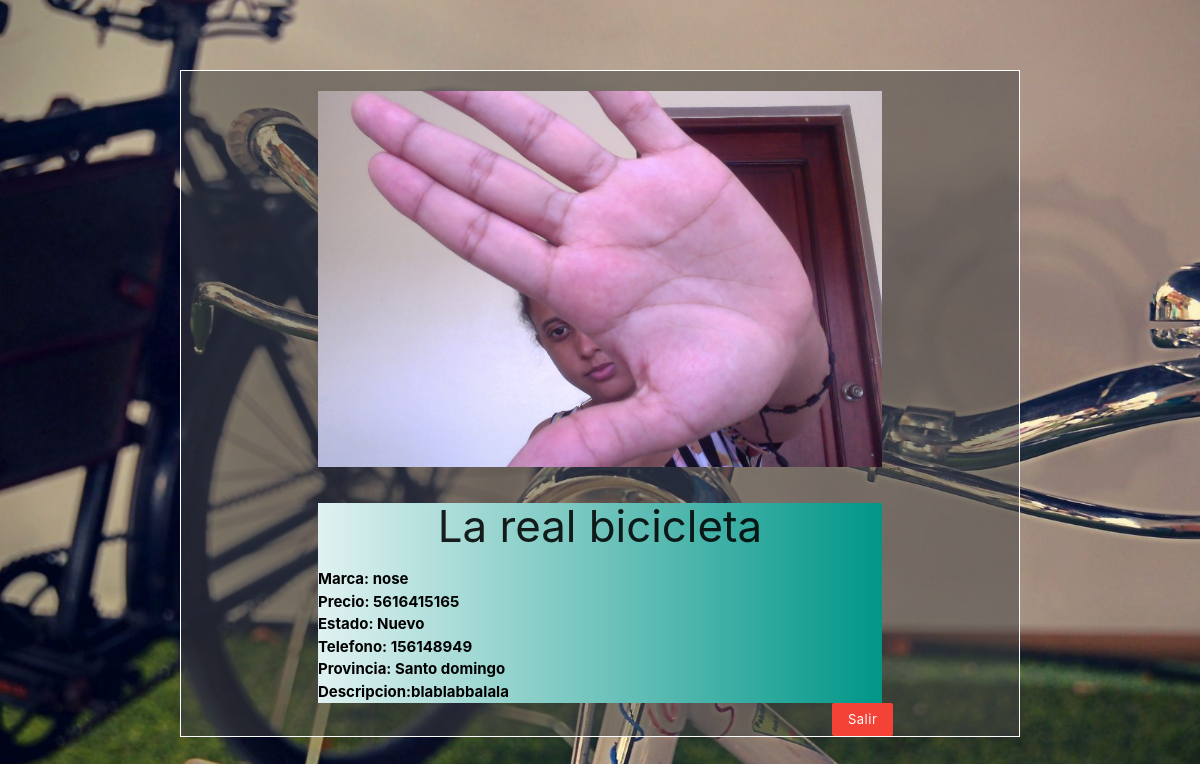
Screenshot of /foto.php?id=15 with the database file from the repository.
### tables this page shows
CREATE TABLE `bicicleta` (
  `id` int(11) NOT NULL,
  `titulo` varchar(200) NOT NULL,
  `marca` varchar(200) NOT NULL,
  `precio` varchar(200) NOT NULL,
  `estado` varchar(200) NOT NULL,
  `telefono` varchar(200) NOT NULL,
  `provincia` varchar(200) NOT NULL,
  `descripcion` varchar(300) NOT NULL,
  `imagen` varchar(300) NOT NULL
);

### foto.php (called while the page is built, shortened)
<?php
$conexion = conexion('bicigo', 'root', '');
$id = isset($_GET['id']) ? (int)$_GET['id'] : false;
$statement = $conexion->prepare('SELECT * FROM bicicleta WHERE id = :id');
$statement->execute(array(':id' => $id));
$foto = $statement->fetch();
require ('view/fotoV.php')
?>

### view/fotoV.php (the view, shortened to what this page needs)
<!DOCTYPE html>
<html>
<head>
    <link rel="stylesheet" href="https://use.fontawesome.com/releases/v5.1.1/css/all.css">
    <link rel="stylesheet" href="css/materialize.css" />
    <link rel="stylesheet" href="css/foto.css"/>
</head>
<body>
    <div class="container" id="contenedor_universal">
        <div class="foto">
            <div class="container" id="contenedor">
                <div class="row">
                        <div class="col l12 m12 s12">
                            <img src="fotos/<?php echo $foto['imagen']; ?>" class="img">
                        </div>
                        <div class="col l12 s12 m12">
                            <div class="descrip">
                                <h3 class="titulo_descrip"><?php echo $foto['titulo']; ?></h3>
                                <ul>
                                    <li>Marca: <?php echo $foto['marca']?></li>
                                    <li>Precio: <?php echo $foto['precio']?></li>
                                    <li>Estado: <?php echo $foto['estado']?></li>
                                    <li>Telefono: <?php echo $foto['telefono']?></li>
                                    <li>Provincia: <?php echo $foto['provincia']?></li>
                                </ul>
                                <p>Descripcion:<?php echo $foto['descripcion']?></p>
                            </div>
                        </div>
                    <div class="footer">
                        <a href="index.php" class="waves-effect waves-green btn-small red btn-salir right">Salir</a>
                    </div>
                </div>
            </div>
        </div>
    </div>
    <br>
    <br>
    <br>
    <br>
    <br>
    <br>
    <br>
</body>
</html>

### css/foto.css (style rules this page uses)
* { box-sizing: border-box; margin:0; padding: 0; }
body { background-image: url('../img/backfoto.jpg'); background-size: cover; background-repeat: no-repeat; }
.img { width: 100%; margin-top: 20px; }
#contenedor_universal { background-color:transparent; border: 1px solid white; border-radius: 0; background-color: rgba(66, 66, 66, 0.5); margin-top: 70px; }
.descrip { background: linear-gradient(to right, #e0f2f1 ,#009688 ); }
.titulo_descrip { text-align: center; }
.descrip ul li { color:black; font-weight: bold; }
.descrip p { color: black; font-weight: bold; }

### rows the page displays
bicicleta: imagen (picture), titulo "La real bicicleta", marca "nose", precio "5616415165", estado "Nuevo", telefono "156148949", provincia "Santo domingo", descripcion "blablabbalala"
